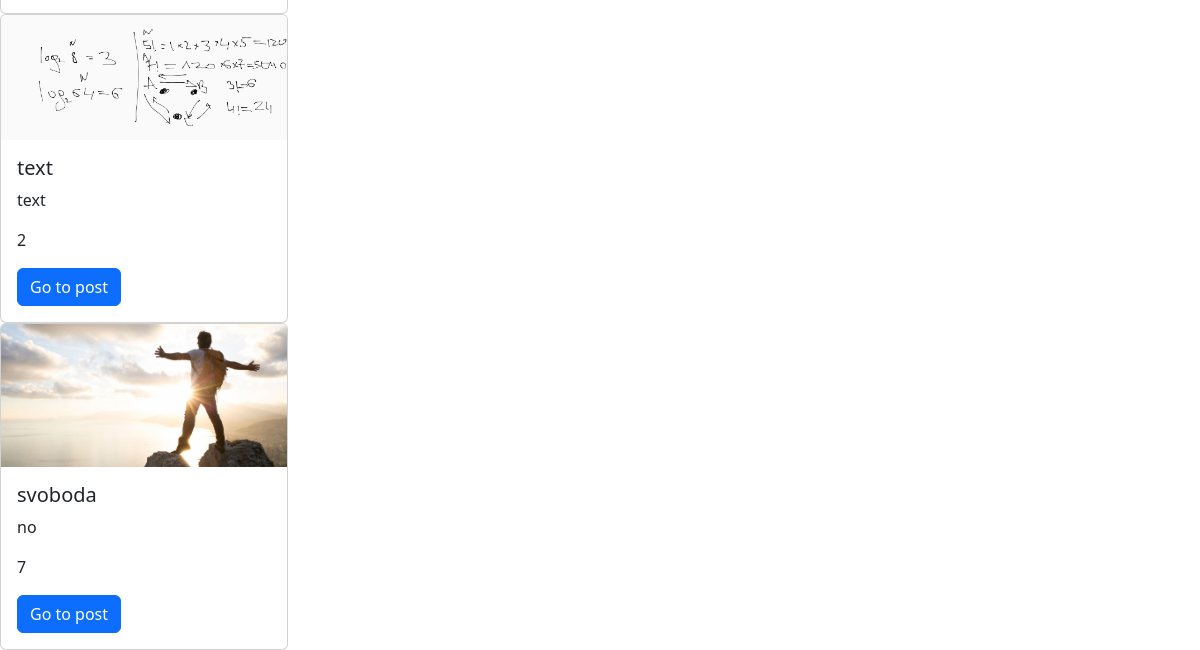
The page /posts2/ (lower part) on the database as committed earlier.
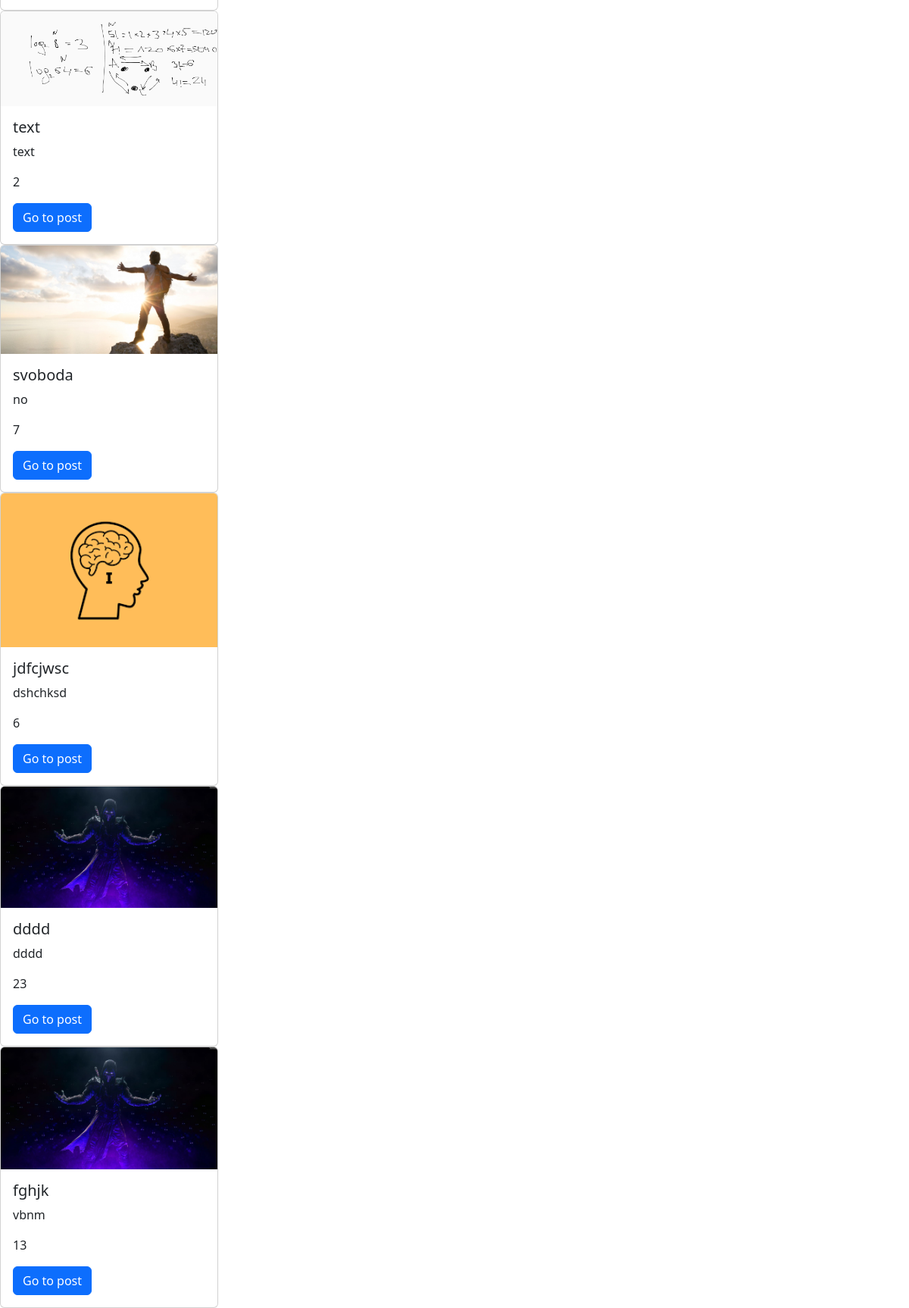
The same page on the database as committed later.
### post/models.py (models this page shows, shortened)
class Post(models.Model):
    author = models.ForeignKey(User, on_delete=models.CASCADE, related_name='posts', null=True, blank=True)
    image = models.ImageField(upload_to='post', blank=True, null=True)
    title = models.CharField(max_length=150)
    content = models.TextField(null=True, blank=True)
    rating = models.IntegerField(default=0)
    created_at = models.DateTimeField(auto_now_add=True, null=True)
    updated_at = models.DateTimeField(auto_now=True, null=True)
    category = models.ForeignKey(Category, on_delete=models.CASCADE, null=True, blank=True)
    tag = models.ManyToManyField(Tags, blank=True, null=True)

### post/views.py (the view)
# urls.py: path('posts2/', PostListView.as_view(), name='plv'),
class PostListView(ListView):
    model = Post
    form = SearchForm
    template_name = 'posts/post_list.html'
    context_object_name = 'posts'

### templates/posts/post_list.html (shortened to what this page needs)
{% extends "main.html" %}
{% load static %}
{% block content %}
{% for post in posts %}
<div class="card" style="width: 18rem;">
  {% if post.image%}
  <img src="{{post.image.url}}" class="card-img-top" alt="...">
  {% else %}
  <img src="{% static 'placeholder.jpg' %}" class="card-img-top" alt="...">
  {% endif %}
  <div class="card-body">
    <h5 class="card-title">{{post.title}}</h5>
    <p class="card-text">{{post.content}}</p>
    <p class="card-text">{{post.rating}}</p>
    <a href="/posts/{{post.id}}" class="btn btn-primary">Go to post</a>
  </div>
</div>
{% endfor %}
{% endblock %}

Rows that differ between the two databases and show on the page:
added Post: image (picture), title "jdfcjwsc", content "dshchksd", rating "6"
added Post: image (picture), title "dddd", content "dddd", rating "23"
added Post: image (picture), title "fghjk", content "vbnm", rating "13"
